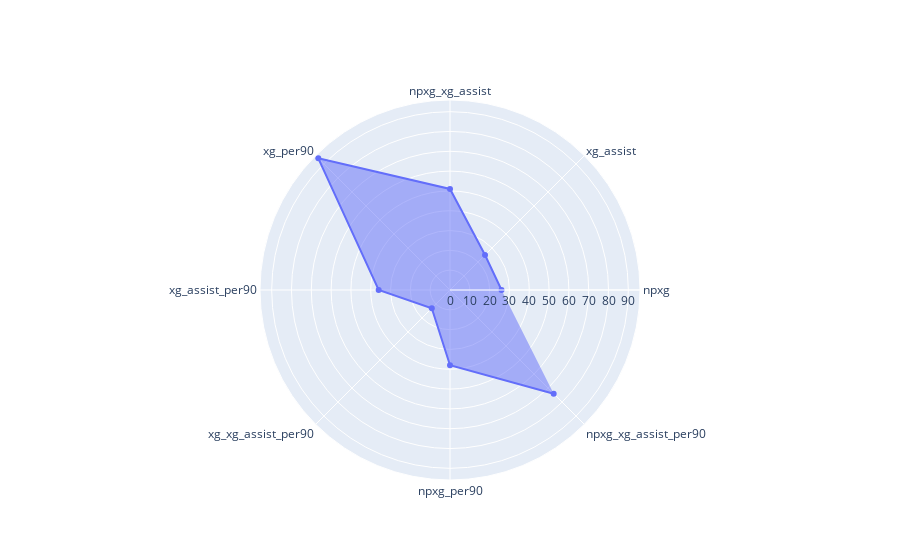

Source (notebook cell):
### Code cell
#to make the radar chart of xg statistics
thetaxg = ['npxg', 'xg_assist', 'npxg_xg_assist', 'xg_per90', 'xg_assist_per90', 'xg_xg_assist_per90', 'npxg_per90','npxg_xg_assist_per90']
rxg = []
for t in thetaxg:
    rxg.append(int(df_player.loc[indice, t]))

#radar chart of xg statistics
layout = go. Layout(
polar = dict(
radialaxis = dict(
visible = True)),
showlegend=False)
fig = go.Figure(data=go.Scatterpolar(
  r=rxg,
  theta=thetaxg,
  fill='toself'
))
fig.show()

### Figure 1 — Plotly figure (JSON) as saved in the notebook; plotly's stock layout.template omitted (floating-point values rounded to 4 significant figures)
{"data": [{"fill": "toself", "r": [26, 25, 51, 94, 36, 13, 38, 74], "theta": ["npxg", "xg_assist", "npxg_xg_assist", "xg_per90", "xg_assist_per90", "xg_xg_assist_per90", "npxg_per90", "npxg_xg_assist_per90"], "type": "scatterpolar"}], "layout": {}}
